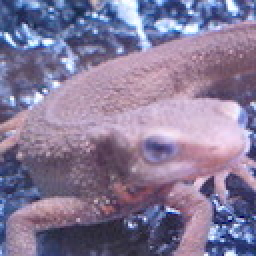
//> input picture imori.jpg, 128 x 128 px (shown 2 times larger)
$ ./answer_50   (built with g++ and OpenCV 4)
//> lines starting //> are read from the running program, lines starting //| are printed output that depends on the picture; after the words box and inside, x2 and y2 are one past the last pixel; in counts of white or black regions, pixels touching at a corner belong together
#include <opencv2/core.hpp>
#include <opencv2/highgui.hpp>
#include <iostream>
#include <math.h>

// BGR -> Gray
cv::Mat BGR2GRAY(cv::Mat img){
    // get height and width
    int width = img.cols;
    int height = img.rows;

    // prepare output
    cv::Mat out = cv::Mat::zeros(height, width, CV_8UC1);

    // each y, x
    for (int y = 0; y < height; y++){
        for (int x = 0; x < width; x++){
            // BGR -> Gray
            out.at<uchar>(y, x) = 0.2126 * (float)img.at<cv::Vec3b>(y, x)[2] \
        + 0.7152 * (float)img.at<cv::Vec3b>(y, x)[1] \
        + 0.0722 * (float)img.at<cv::Vec3b>(y, x)[0];
        }
    }

    return out;
}

float clip(float value, float min, float max){
    return fmin(fmax(value, 0), 255);
}

// gaussian filter
cv::Mat gaussian_filter(cv::Mat img, double sigma, int kernel_size){
    int height = img.rows;
    int width = img.cols;
    int channel = img.channels();

    // prepare output
    cv::Mat out = cv::Mat::zeros(height, width, CV_8UC3);
    if (channel == 1) {
        out = cv::Mat::zeros(height, width, CV_8UC1);
    }

    // prepare kernel
    int pad = floor(kernel_size / 2);
    int _x = 0, _y = 0;
    double kernel_sum = 0;

    // get gaussian kernel
    float kernel[kernel_size][kernel_size];

    for (int y = 0; y < kernel_size; y++){
        for (int x = 0; x < kernel_size; x++){
            _y = y - pad;
            _x = x - pad;
            kernel[y][x] = 1 / (2 * M_PI * sigma * sigma) * exp( - (_x * _x + _y * _y) / (2 * sigma * sigma));
            kernel_sum += kernel[y][x];
        }
    }

    for (int y = 0; y < kernel_size; y++){
        for (int x = 0; x < kernel_size; x++){
            kernel[y][x] /= kernel_sum;
        }
    }

    // filtering
    double v = 0;

    for (int y = 0; y < height; y++){
        for (int x = 0; x < width; x++){
            // for BGR
            if (channel == 3){
                for (int c = 0; c < channel; c++){
                    v = 0;
                    for (int dy = -pad; dy < pad + 1; dy++){
                        for (int dx = -pad; dx < pad + 1; dx++){
                            if (((x + dx) >= 0) && ((y + dy) >= 0) && ((x + dx) < width) && ((y + dy) < height)){
                                v += (double)img.at<cv::Vec3b>(y + dy, x + dx)[c] * kernel[dy + pad][dx + pad];
                            }
                        }
                    }
                    out.at<cv::Vec3b>(y, x)[c] = (uchar)clip(v, 0, 255);
                }
            } else {
                // for Gray
                v = 0;
                for (int dy = -pad; dy < pad + 1; dy++){
                    for (int dx = -pad; dx < pad + 1; dx++){
                        if (((x + dx) >= 0) && ((y + dy) >= 0) && ((x + dx) < width) && ((y + dy) < height)){
                            v += (double)img.at<uchar>(y + dy, x + dx) * kernel[dy + pad][dx + pad];
                        }
                    }
                }
                out.at<uchar>(y, x) = (uchar)clip(v, 0, 255);
            }
        }
    }
    return out;
}

// Sobel filter
cv::Mat sobel_filter(cv::Mat img, int kernel_size, bool horizontal){
    int height = img.rows;
    int width = img.cols;
    int channel = img.channels();

    // prepare output
    cv::Mat out = cv::Mat::zeros(height, width, CV_8UC1);

    // prepare kernel
    double kernel[kernel_size][kernel_size] = {{1, 2, 1}, {0, 0, 0}, {-1, -2, -1}};

    if (horizontal){
        kernel[0][1] = 0;
        kernel[0][2] = -1;
        kernel[1][0] = 2;
        kernel[1][2] = -2;
        kernel[2][0] = 1;
        kernel[2][1] = 0;
    }

    int pad = floor(kernel_size / 2);

    double v = 0;

    // filtering
    for (int y = 0; y < height; y++){
        for (int x = 0; x < width; x++){
            v = 0;
            for (int dy = -pad; dy < pad + 1; dy++){
                for (int dx = -pad; dx < pad + 1; dx++){
                    if (((y + dy) >= 0) && (( x + dx) >= 0) && ((y + dy) < height) && ((x + dx) < width)){
                        v += (double)img.at<uchar>(y + dy, x + dx) * kernel[dy + pad][dx + pad];
                    }
                }
            }
            out.at<uchar>(y, x) = (uchar)clip(v, 0, 255);
        }
    }
    return out;
}

// get edge
cv::Mat get_edge(cv::Mat fx, cv::Mat fy){
    // get height and width
    int height = fx.rows;
    int width = fx.cols;

    // prepare output
    cv::Mat out = cv::Mat::zeros(height, width, CV_8UC1);

    double _fx, _fy;

    for(int y = 0; y < height; y++){
        for(int x = 0; x < width; x++){
            _fx = (double)fx.at<uchar>(y, x);
            _fy = (double)fy.at<uchar>(y, x);

            out.at<uchar>(y, x) = (uchar)clip(sqrt(_fx * _fx + _fy * _fy), 0, 255);
        }
    }

    return out;
}

// get angle
cv::Mat get_angle(cv::Mat fx, cv::Mat fy){
    // get height and width
    int height = fx.rows;
    int width = fx.cols;

    // prepare output
    cv::Mat out = cv::Mat::zeros(height, width, CV_8UC1);

    double _fx, _fy;
    double angle;

    for(int y = 0; y < height; y++){
        for(int x = 0; x < width; x++){
            _fx = fmax((double)fx.at<uchar>(y, x), 0.000001);
            _fy = (double)fy.at<uchar>(y, x);

            angle = atan2(_fy, _fx);
            angle = angle / M_PI * 180;

            if(angle < -22.5){
                angle = 180 + angle;
            } else if (angle >= 157.5) {
                angle = angle - 180;
            }

            //std::cout << angle << " " ;

            // quantization
            if (angle <= 22.5){
                out.at<uchar>(y, x) = 0;
            } else if (angle <= 67.5){
                out.at<uchar>(y, x) = 45;
            } else if (angle <= 112.5){
                out.at<uchar>(y, x) = 90;
            } else {
                out.at<uchar>(y, x) = 135;
            }
        }
    }

    return out;
}


// non maximum suppression
cv::Mat non_maximum_suppression(cv::Mat angle, cv::Mat edge){
    int height = angle.rows;
    int width = angle.cols;
    int channel = angle.channels();

    int dx1, dx2, dy1, dy2;
    int now_angle;

    // prepare output
    cv::Mat _edge = cv::Mat::zeros(height, width, CV_8UC1);

    for (int y = 0; y < height; y++){
        for (int x = 0; x < width; x++){
            now_angle = angle.at<uchar>(y, x);
            // angle condition
            if (now_angle == 0){
                dx1 = -1;
                dy1 = 0;
                dx2 = 1;
                dy2 = 0;
            } else if(now_angle == 45) {
                dx1 = -1;
                dy1 = 1;
                dx2 = 1;
                dy2 = -1;
            } else if(now_angle == 90){
                dx1 = 0;
                dy1 = -1;
                dx2 = 0;
                dy2 = 1;
            } else {
                dx1 = -1;
                dy1 = -1;
                dx2 = 1;
                dy2 = 1;
            }

            if (x == 0){
                dx1 = fmax(dx1, 0);
                dx2 = fmax(dx2, 0);
            }
            if (x == (width - 1)){
                dx1 = fmin(dx1, 0);
                dx2 = fmin(dx2, 0);
            }
            if (y == 0){
                dy1 = fmax(dy1, 0);
                dy2 = fmax(dy2, 0);
            }
            if (y == (height - 1)){
                dy1 = fmin(dy1, 0);
                dy2 = fmin(dy2, 0);
            }

            // if pixel is max among adjuscent pixels, pixel is kept
            if (fmax(fmax(edge.at<uchar>(y, x), edge.at<uchar>(y + dy1, x + dx1)), edge.at<uchar>(y + dy2, x + dx2)) == edge.at<uchar>(y, x)) {
                _edge.at<uchar>(y, x) = edge.at<uchar>(y, x);
            }
        }
    }

    return _edge;
}

// histerisis
cv::Mat histerisis(cv::Mat edge, int HT, int LT){
    int height = edge.rows;
    int width = edge.cols;
    int channle = edge.channels();

    // prepare output
    cv::Mat _edge = cv::Mat::zeros(height, width, CV_8UC1);

    int now_pixel;

    for (int y = 0; y < height; y++){
        for (int x = 0; x < width; x++){
            // get pixel
            now_pixel = edge.at<uchar>(y, x);

            // if pixel >= HT
            if (now_pixel >= HT){
                _edge.at<uchar>(y, x) = 255;
            }
                // if LT < pixel < HT
            else if (now_pixel > LT) {
                for (int dy = -1; dy < 2; dy++){
                    for (int dx = -1; dx < 2; dx++){
                        // if 8 nearest neighbor pixel >= HT
                        if (edge.at<uchar>(fmin(fmax(y + dy, 0), 255), fmin(fmax(x + dx, 0), 255)) >= HT){
                            _edge.at<uchar>(y, x) = 255;
                        }
                    }
                }
            }
        }
    }
    return _edge;
}


// Canny
cv::Mat Canny(cv::Mat img){
    // BGR -> Gray
    cv::Mat gray = BGR2GRAY(img);

    // gaussian filter
    cv::Mat gaussian = gaussian_filter(gray, 1.4, 5);

    // sobel filter (vertical)
    cv::Mat fy = sobel_filter(gaussian, 3, false);

    // sobel filter (horizontal)
    cv::Mat fx = sobel_filter(gaussian, 3, true);

    // get edge
    cv::Mat edge = get_edge(fx, fy);

    // get angle
    cv::Mat angle = get_angle(fx, fy);

    // edge non-maximum suppression
    edge = non_maximum_suppression(angle, edge);

    // histerisis
    edge = histerisis(edge, 50, 20);

    return edge;
}

// Morphology Erode
cv::Mat Morphology_Erode(cv::Mat img, int Erode_time){
    int height = img.cols;
    int width = img.rows;

    // output image
    cv::Mat tmp_img;
    cv::Mat out = img.clone();

    // for erode time
    for (int i = 0; i < Erode_time; i++){
        tmp_img = out.clone();

        // each pixel
        for (int y = 0; y < height; y++){
            for (int x = 0; x < width; x++){
                // check left pixel
                if ((x > 0) && (tmp_img.at<uchar>(y, x - 1) == 255)){
                    out.at<uchar>(y, x) = 255;
                    continue;
                }

                // check up pixel
                if ((y > 0) && (tmp_img.at<uchar>(y - 1, x) == 255)){
                    out.at<uchar>(y, x) = 255;
                    continue;
                }

                // check right pixel
                if ((x < width - 1) && (tmp_img.at<uchar>(y, x + 1) == 255)){
                    out.at<uchar>(y, x) = 255;
                    continue;
                }

                // check left pixel
                if ((y < height - 1) && (tmp_img.at<uchar>(y + 1, x) == 255)){
                    out.at<uchar>(y, x) = 255;
                    continue;
                }
            }
        }
    }

    return out;
}

// Morphology Dilate
cv::Mat Morphology_Dilate(cv::Mat img, int Dilate_time){
    int height = img.cols;
    int width = img.rows;

    // output image
    cv::Mat tmp_img;
    cv::Mat out = img.clone();

    // for erode time
    for (int i = 0; i < Dilate_time; i++){
        tmp_img = out.clone();

        // each pixel
        for (int y = 0; y < height; y++){
            for (int x = 0; x < width; x++){
                // check left pixel
                if ((x > 0) && (tmp_img.at<uchar>(y, x - 1) == 0)){
                    out.at<uchar>(y, x) = 0;
                    continue;
                }

                // check up pixel
                if ((y > 0) && (tmp_img.at<uchar>(y - 1, x) == 0)){
                    out.at<uchar>(y, x) = 0;
                    continue;
                }

                // check right pixel
                if ((x < width - 1) && (tmp_img.at<uchar>(y, x + 1) == 0)){
                    out.at<uchar>(y, x) = 0;
                    continue;
                }

                // check left pixel
                if ((y < height - 1) && (tmp_img.at<uchar>(y + 1, x) == 0)){
                    out.at<uchar>(y, x) = 0;
                    continue;
                }
            }
        }
    }

    return out;
}

// Morphology closing
cv::Mat Morphology_Closing(cv::Mat img, int open_time){

    // Morphology erode
    img = Morphology_Erode(img, open_time);

    // Morphology dilate
    img = Morphology_Dilate(img, open_time);

    return img;
}


int main(int argc, const char* argv[]){
    // read image
    cv::Mat img = cv::imread("../imori.jpg", cv::IMREAD_COLOR);
//> img is the input picture: 128 rows x 128 cols, CV_8UC3; mean B, G, R 152.8, 121.8, 134.1

    // Canny
    cv::Mat edge = Canny(img);
//> the loop in gaussian_filter, `for (int y = 0; y < height; y++)` made 128 passes
//> v on passes 1 to 12: 50.75, 71.07, 78.33, 73.88, 69.27, 69.83, 77.77, 89.8, 101, 108.8, 108.9, 101.4
//> after the loop in gaussian_filter, `for (int y = 0; y < height; y++)`:
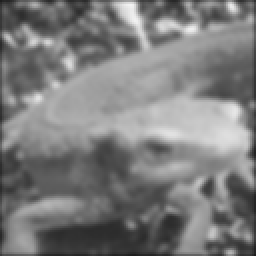
//> out: 128 rows x 128 cols, CV_8UC1 (shown 2 times larger); min 30, max 243, mean 124.1
//> after the loop in gaussian_filter, `for (int y = 0; y < height; y++)`: v = 30.46
//> the loop in sobel_filter, `for (int y = 0; y < height; y++)` made 128 passes
//> v on passes 1 to 12: -242, -95, -7, 32, 13, -31, -72, -81, -63, -22, 29, 60
//> after the loop in sobel_filter, `for (int y = 0; y < height; y++)`: v = 129
//> the loop in sobel_filter (call 2), `for (int y = 0; y < height; y++)` made 128 passes
//> v on passes 1 to 12: 242, 381, 423, 412, 393, 403, 450, 517, 577, 608, 599, 558
//> after the loop in get_edge, `for(int y = 0; y < height; y++)`:
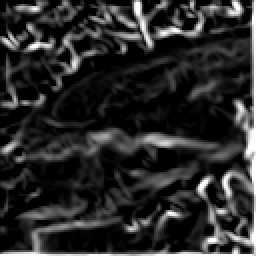
//> out: 128 rows x 128 cols, CV_8UC1 (shown 2 times larger); min 0, max 255, mean 42.6
//> the loop in get_angle, `for(int y = 0; y < height; y++)` made 128 passes
//> angle on passes 1 to 12: 0, 0, 0, 7.15, 2.92, 0, 0, 0, 0, 0, 6.49, 13.24
//> after the loop in get_angle, `for(int y = 0; y < height; y++)`:
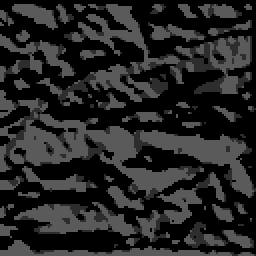
//> out: 128 rows x 128 cols, CV_8UC1 (shown 2 times larger); min 0, max 90, mean 37.5
//> after the loop in get_angle, `for(int y = 0; y < height; y++)`: angle = 41.66
//> the loop in non_maximum_suppression, `for (int y = 0; y < height; y++)` made 128 passes
//> (now_angle, dy1, dy2) on passes 1 to 12: (0, 0, 0), (0, 0, 0), (0, 0, 0), (0, 0, 0), (0, 0, 0), (0, 0, 0), (0, 0, 0), (0, 0, 0), (0, 0, 0), (0, 0, 0), (0, 0, 0), (0, 0, 0)
//> after the loop in non_maximum_suppression, `for (int y = 0; y < height; y++)`:
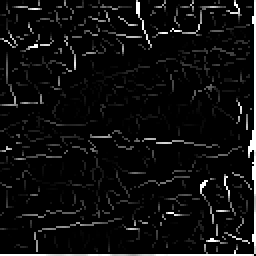
//> _edge: 128 rows x 128 cols, CV_8UC1 (shown 2 times larger); min 0, max 255, mean 14.6
//> after the loop in non_maximum_suppression, `for (int y = 0; y < height; y++)`: now_angle = 45; dx1 = -1; dy1 = 0; dy2 = -1
//> the loop in histerisis, `for (int y = 0; y < height; y++)` made 128 passes
//> now_pixel on passes 1 to 12: 242, 255, 255, 255, 255, 255, 255, 255, 255, 255, 255, 255
//> after the loop in histerisis, `for (int y = 0; y < height; y++)`:
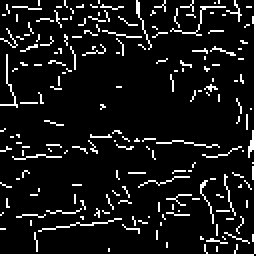
//> _edge: 128 rows x 128 cols, CV_8UC1 (shown 2 times larger); 9.8% white in thin lines or dots
//> after the loop in histerisis, `for (int y = 0; y < height; y++)`: now_pixel = 0

    // Morphology Opening
    cv::Mat out = Morphology_Closing(edge, 1);
//> after the loop in Morphology_Erode, `for (int i = 0; i < Erode_time; i++)`:
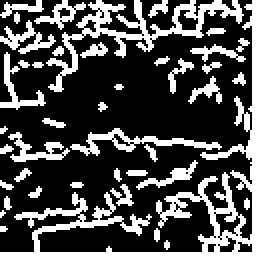
//> out: 128 rows x 128 cols, CV_8UC1 (shown 2 times larger); 28.5% white; 42 white regions (15 under 20 px), largest, box (x1, y1, x2, y2) and area: (0, 0, 128, 128) 1754, (23, 0, 122, 46) 876, (35, 64, 111, 78) 294
//> after the loop in Morphology_Dilate, `for (int i = 0; i < Dilate_time; i++)`:
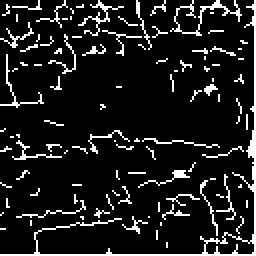
//> out: 128 rows x 128 cols, CV_8UC1 (shown 2 times larger); 11.1% white in thin lines or dots

    //cv::imwrite("out.jpg", out);
    cv::imwrite("answer_50.jpg", out);

    return 0;
}

$ run again, with thorino.jpg copied over imori.jpg
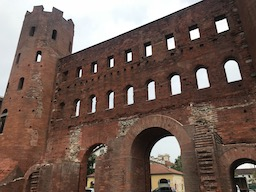
//> input picture thorino.jpg, 256 x 192 px
//> img is the input picture: 192 rows x 256 cols, CV_8UC3; mean B, G, R 85.6, 94.3, 114.5
//> the loop in gaussian_filter, `for (int y = 0; y < height; y++)` made 192 passes
//> v on passes 1 to 3: 23.5, 31.43, 35.02
//> after the loop in gaussian_filter, `for (int y = 0; y < height; y++)`: v = 39.81
//> the loop in sobel_filter, `for (int y = 0; y < height; y++)` made 192 passes
//> v on passes 1 to 3: -106, -39, -10
//> after the loop in sobel_filter, `for (int y = 0; y < height; y++)`: v = 172
//> the loop in sobel_filter (call 2), `for (int y = 0; y < height; y++)` made 192 passes
//> v on passes 1 to 3: 110, 169, 188
//> the loop in get_angle, `for(int y = 0; y < height; y++)` made 192 passes
//> angle on passes 1 to 3: 0, 0, 0
//> after the loop in get_angle, `for(int y = 0; y < height; y++)`: angle = 42.15
//> after the loop in non_maximum_suppression, `for (int y = 0; y < height; y++)`: now_angle = 45; dx1 = -1; dy1 = 0; dy2 = -1
//> the loop in histerisis, `for (int y = 0; y < height; y++)` made 192 passes
//> after the loop in histerisis, `for (int y = 0; y < height; y++)`:
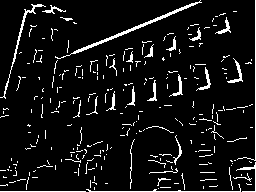
//> _edge: 192 rows x 256 cols, CV_8UC1; 7.7% white in thin lines or dots
//> after the loop in histerisis, `for (int y = 0; y < height; y++)`: now_pixel = 255
//> after the loop in Morphology_Dilate, `for (int i = 0; i < Dilate_time; i++)`:
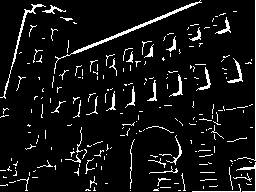
//> out: 192 rows x 256 cols, CV_8UC1; 7.5% white in thin lines or dots
